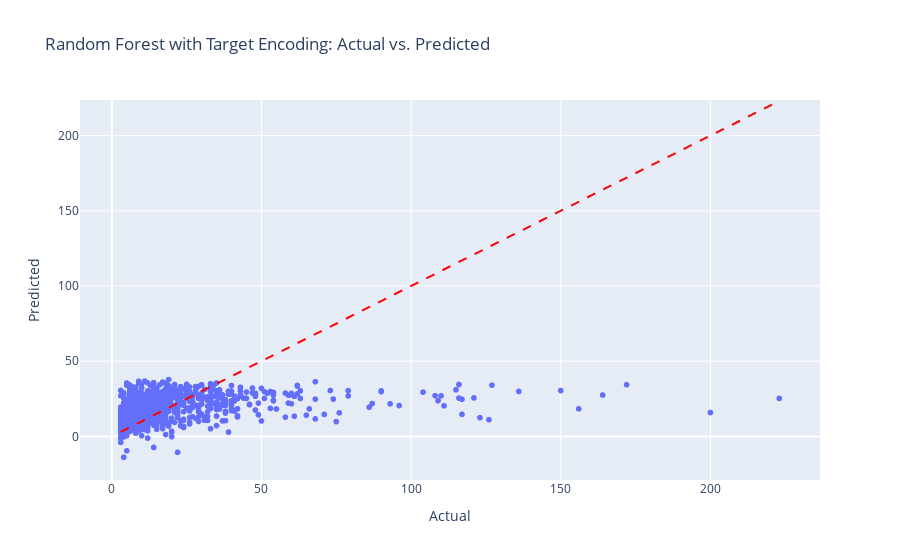

The cell this chart's notebook holds for it:
### Markdown cell above
## Ridge

### Code cell
# Define and train ExtraTrees model
model_gb = Ridge(random_state=42)
model_gb.fit(X_train_imputed, y_train)

# Evaluate on validation data
y_val_pred_gb = model_gb.predict(X_val_imputed)
rmse_val_gb = (root_mean_squared_error(y_val, y_val_pred_gb))
print(f"RMSE on Validation Set (ExtraTrees): {rmse_val_gb:.3f}")
plot_actual_vs_pred(y_val, y_val_pred_gb, "Random Forest with Target Encoding")

### Figure 1 — Plotly figure (JSON) as saved in the notebook; plotly's stock layout.template omitted (floating-point values rounded to 4 significant figures; data arrays with more than 128 entries replaced by an {"elided": "..."} marker saying what was removed)
{"data": [{"hovertemplate": "Actual=%{x}<br>Predicted=%{y}<extra></extra>", "legendgroup": "", "marker": {"color": "#636efa", "symbol": "circle"}, "mode": "markers", "name": "", "showlegend": false, "type": "scattergl", "x": {"elided": "1160 int values"}, "xaxis": "x", "y": {"elided": "1160 float values"}, "yaxis": "y"}], "layout": {"legend": {"tracegroupgap": 0}, "shapes": [{"line": {"color": "Red", "dash": "dash"}, "type": "line", "x0": 3, "x1": 223, "y0": 3, "y1": 223}], "title": {"text": "Random Forest with Target Encoding: Actual vs. Predicted"}, "xaxis": {"anchor": "y", "domain": [0, 1], "title": {"text": "Actual"}}, "yaxis": {"anchor": "x", "domain": [0, 1], "title": {"text": "Predicted"}}}}
